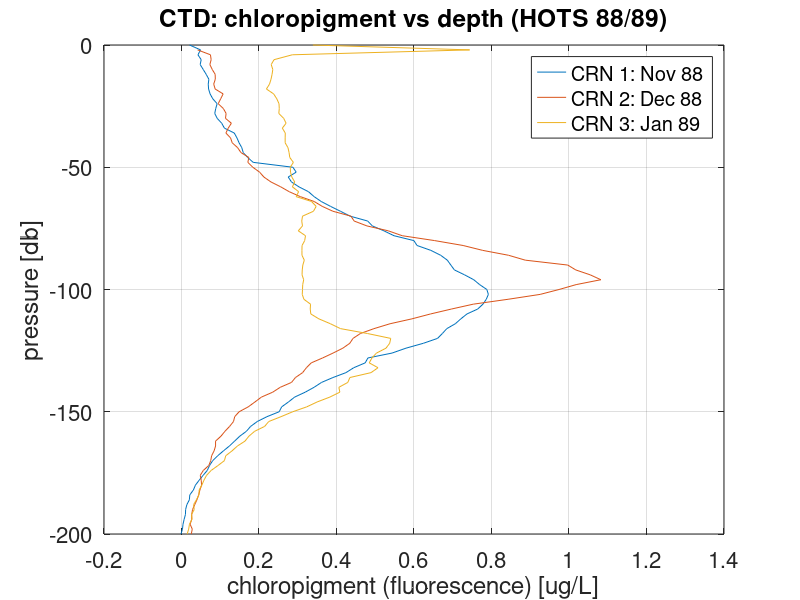

This chart was generated by the following MATLAB code: (Note: this script raises an error after producing the figure.)
% File to open and examine HOTS chloropigment data (1988 - 2021).

% Clear/close unnecessary code, variables, etc.
close all; clc; clear;

% Set Figure Parameters
set(groot,'defaultAxesXGrid','on');
set(groot,'defaultAxesYGrid','on');
set(groot, 'defaultFigureUnits', 'centimeters', 'defaultFigurePosition', [5 5 40 15]);
set(0,'defaultAxesFontSize',16);

%% Open data file and extract variables
data = importdata('data/hots-chloropigment.txt').data;

crn = data(:,1);
day = data(:,2);
pressure = data(:,3);
chloro = data(:,4);

chloro(chloro==-9) = NaN;

%% Examine First Days of Data

ax1 = figure;
plot(chloro(1:101),-pressure(1:101),'DisplayName','CRN 1: Nov 88');
hold on
plot(chloro(102:202),-pressure(102:202),'DisplayName','CRN 2: Dec 88');
plot(chloro(203:303),-pressure(203:303),'DisplayName','CRN 3: Jan 89');
hold off
legend();
ylabel('pressure [db]');
xlabel('chloropigment (fluorescence) [ug/L]');
title('CTD: chloropigment vs depth (HOTS 88/89)');

exportgraphics(ax1,'figures/ctd-day-1.png');

%% Fluorescence Depth- and Time-Series (1988-2022): Eulerian View

chloro2D = reshape(chloro,101,[]);
days = day + datetime(1988,09,30);
days = reshape(days,101,[]);
pres = reshape(pressure,101,[]);

[t_grid,p_grid] = meshgrid(datenum(days(1,:)),pres(:,1));

ax2 = figure;
contourf(t_grid,p_grid,chloro2D,0:0.14:1.4,'LineColor','auto');
set(gca,'Ydir','reverse')
datetick('x','yyyy mmm','keeplimits');
colormap(flipud(cbrewer2('Spectral')));
c = colorbar;
c.Label.String = 'chloropigment (fluorescence) [ug/L]';
xlabel('Time');
ylabel('Depth [db]');
title('DCM Time Series: 1988 - 2021 (Eulerian Perspective)');

exportgraphics(ax2,'figures/fluorescence-1988-2021_eulerianView.png');

%% Fluorescence Depth- and Time-Series (1988-2022): Lagrangian View

% Find the DCM
for i=1:329
    [val(i),idx(i)] = max(chloro2D(:,i));
end

% Put pressure in terms of DCM
for i = 1:329
    p_lang(:,i) = pres(:,i) - pres(idx(i),i);
end

% Put fluorescence in terms of DCM
% Shift the original fluorescence data such that the DCM is centred
chloro_lang = zeros(101,329);
midpt = 51;
offset = midpt - idx;

for i = 1:329
    chloro_lang(:,i) = circshift(chloro2D(:,i),offset(i));
    if offset(i) > -1 && offset(i) < 40
        disp(i);
        chloro_lang(1:offset(i),i) = NaN;
    elseif offset(i) == -1
        chloro_lang(end,i) = NaN;
    elseif offset(i) < -1 && offset(i) > -40
        disp(i);
        chloro_lang((end+offset(i)):end,i) = NaN;
    elseif abs(offset(i)) > 40
        chloro_lang(:,i) = NaN;
    end
end

% Create meshgrid for time and pressure in Lagrangian view
[t_lang_grid,p_lang_grid] = meshgrid(datenum(days(1,:)),pres(:,1)-100);

% Make a filled contour plot of the DCM in the Lagrangian perspective
ax3 = figure;
contourf(t_lang_grid,p_lang_grid,chloro_lang,0:0.14:1.4,'LineColor','auto');
set(gca,'Ydir','reverse')
datetick('x','yyyy mmm','keeplimits');
colormap(flipud(cbrewer2('Spectral')));
c = colorbar;
c.Label.String = 'chloropigment (fluorescence) [ug/L]';
xlabel('Time');
ylabel('Depth [db]');
title('DCM Time Series: 1988 - 2021 (Lagrangian Perspective)');

exportgraphics(ax3,'figures/fluorescence-1988-2021_lagrangianView.png');

%% Histograms at Depth

set(groot, 'defaultFigureUnits', 'centimeters', 'defaultFigurePosition', [5 5 35 20]);
nbins = 25; 

% Eulerian
[histFreq,histXout] = hist(chloro2D(6,:),nbins);
[histFreq36,histXout36] = hist(chloro2D(36,:),nbins);
[histFreq62,histXout62] = hist(chloro2D(62,:),nbins);

% Lagrangian
[histFreqL,histXoutL] = hist(chloro_lang(2,:),nbins);
[histFreq26L,histXout26L] = hist(chloro_lang(26,:),nbins);
[histFreq45L,histXout45L] = hist(chloro_lang(45,:),nbins);
[histFreq12L,histXout12L] = hist(chloro_lang(58,:),nbins);
[histFreq50L,histXout50L] = hist(chloro_lang(77,:),nbins);

ax4 = figure;
sgtitle('Histograms of Concentration at Different Depths','FontSize',20);
subplot(2,2,1)
bar(histXout, histFreq/sum(histFreq),'DisplayName','10 db');
hold on
bar(histXout36,histFreq36/sum(histFreq36),'DisplayName','70 db');
bar(histXout62,histFreq62/sum(histFreq62),'DisplayName','122 db');
legend();
xlabel('chloropigment (\mu g L^{-1})');
ylabel('Frequency');
title('Frequency of Concentration (Eulerian)');

subplot(2,2,2)
bar(log(histXout), histFreq/sum(histFreq),'DisplayName','10 db');
hold on
bar(log(histXout36),histFreq36/sum(histFreq36),'DisplayName','70 db');
bar(log(histXout62),histFreq62/sum(histFreq62),'DisplayName','122 db');
legend();
xlabel('chloropigment (\mu g L^{-1})');
ylabel('Frequency');
title('Frequency of Log-Concentration (Eulerian)');

subplot(2,2,3)
bar(histXoutL, histFreqL/sum(histFreqL),'DisplayName','-100 db');
hold on
bar(histXout26L,histFreq26L/sum(histFreq26L),'DisplayName','-50 db');
bar(histXout45L,histFreq45L/sum(histFreq45L),'DisplayName','-12 db');
bar(histXout12L,histFreq12L/sum(histFreq12L),'DisplayName','+12 db');
bar(histXout50L,histFreq50L/sum(histFreq50L),'DisplayName','+50 db');
legend();
xlabel('chloropigment (\mu g L^{-1})');
ylabel('Frequency');
title('Frequency of Log-Concentration (Lagrangian)');

subplot(2,2,4)
bar(log(histXoutL), histFreqL/sum(histFreqL),'DisplayName','-100 db');
hold on
bar(log(histXout26L),histFreq26L/sum(histFreq26L),'DisplayName','-50 db');
bar(log(histXout45L),histFreq45L/sum(histFreq45L),'DisplayName','-12 db');
bar(log(histXout12L),histFreq12L/sum(histFreq12L),'DisplayName','+12 db');
bar(log(histXout50L),histFreq50L/sum(histFreq50L),'DisplayName','+50 db');
legend();
xlabel('chloropigment (\mu g L^{-1})');
ylabel('Frequency');
title('Frequency of Log-Concentration (Lagrangian)');

exportgraphics(ax4,'figures/hist_chloropig_selectDepths_1989-2021.png');
